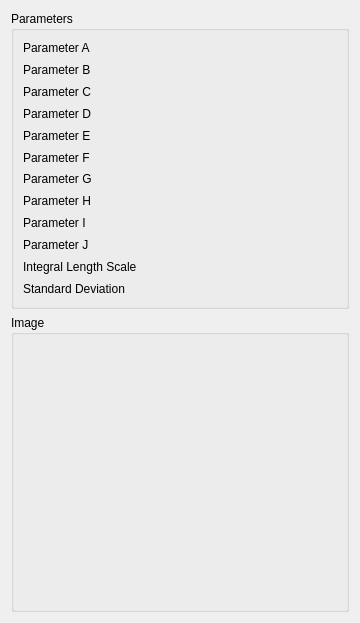
<?xml version="1.0" encoding="UTF-8"?>
<ui version="4.0">
 <class>WindLabGui::DlgGeneralizedAlongWindVonKarmanSpectrum</class>
 <widget class="QWidget" name="WindLabGui::DlgGeneralizedAlongWindVonKarmanSpectrum">
  <property name="geometry">
   <rect>
    <x>0</x>
    <y>0</y>
    <width>360</width>
    <height>623</height>
   </rect>
  </property>
  <property name="windowTitle">
   <string>Feature Parameters</string>
  </property>
  <property name="sizeGripEnabled" stdset="0">
   <bool>true</bool>
  </property>
  <layout class="QGridLayout" name="gridLayout">
   <item row="1" column="0">
    <widget class="QGroupBox" name="GroupBox5_5">
     <property name="title">
      <string>Image</string>
     </property>
     <layout class="QGridLayout" name="_6">
      <property name="leftMargin">
       <number>9</number>
      </property>
      <property name="topMargin">
       <number>9</number>
      </property>
      <property name="rightMargin">
       <number>9</number>
      </property>
      <property name="bottomMargin">
       <number>9</number>
      </property>
      <property name="spacing">
       <number>6</number>
      </property>
      <item row="1" column="0">
       <layout class="QHBoxLayout" name="horizontalLayout_9" stretch="0">
        <item>
         <widget class="QLabel" name="label_Image">
          <property name="text">
           <string/>
          </property>
         </widget>
        </item>
       </layout>
      </item>
     </layout>
    </widget>
   </item>
   <item row="0" column="0">
    <widget class="QGroupBox" name="GroupBox5_3">
     <property name="title">
      <string>Parameters</string>
     </property>
     <layout class="QGridLayout" name="_3">
      <property name="leftMargin">
       <number>9</number>
      </property>
      <property name="topMargin">
       <number>9</number>
      </property>
      <property name="rightMargin">
       <number>9</number>
      </property>
      <property name="bottomMargin">
       <number>9</number>
      </property>
      <property name="spacing">
       <number>6</number>
      </property>
      <item row="1" column="0">
       <layout class="QHBoxLayout" name="horizontalLayout" stretch="0,0">
        <item>
         <widget class="QLabel" name="label">
          <property name="text">
           <string>Parameter A</string>
          </property>
         </widget>
        </item>
        <item>
         <widget class="Gui::QuantitySpinBox" name="doubleSpinBox_ParameterA" native="true">
          <property name="keyboardTracking" stdset="0">
           <bool>false</bool>
          </property>
         </widget>
        </item>
       </layout>
      </item>
      <item row="7" column="0">
       <layout class="QHBoxLayout" name="horizontalLayout_13" stretch="0,0">
        <item>
         <widget class="QLabel" name="label_12">
          <property name="text">
           <string>Parameter G</string>
          </property>
         </widget>
        </item>
        <item>
         <widget class="Gui::QuantitySpinBox" name="doubleSpinBox_ParameterG" native="true">
          <property name="keyboardTracking" stdset="0">
           <bool>false</bool>
          </property>
         </widget>
        </item>
       </layout>
      </item>
      <item row="3" column="0">
       <layout class="QHBoxLayout" name="horizontalLayout_3" stretch="0,0">
        <item>
         <widget class="QLabel" name="label_3">
          <property name="text">
           <string>Parameter C</string>
          </property>
         </widget>
        </item>
        <item>
         <widget class="Gui::QuantitySpinBox" name="doubleSpinBox_ParameterC" native="true">
          <property name="keyboardTracking" stdset="0">
           <bool>false</bool>
          </property>
         </widget>
        </item>
       </layout>
      </item>
      <item row="5" column="0">
       <layout class="QHBoxLayout" name="horizontalLayout_4" stretch="0,0">
        <item>
         <widget class="QLabel" name="label_4">
          <property name="text">
           <string>Parameter E</string>
          </property>
         </widget>
        </item>
        <item>
         <widget class="Gui::QuantitySpinBox" name="doubleSpinBox_ParameterE" native="true">
          <property name="keyboardTracking" stdset="0">
           <bool>false</bool>
          </property>
         </widget>
        </item>
       </layout>
      </item>
      <item row="6" column="0">
       <layout class="QHBoxLayout" name="horizontalLayout_12" stretch="0,0">
        <item>
         <widget class="QLabel" name="label_11">
          <property name="text">
           <string>Parameter F</string>
          </property>
         </widget>
        </item>
        <item>
         <widget class="Gui::QuantitySpinBox" name="doubleSpinBox_ParameterF" native="true">
          <property name="keyboardTracking" stdset="0">
           <bool>false</bool>
          </property>
         </widget>
        </item>
       </layout>
      </item>
      <item row="9" column="0">
       <layout class="QHBoxLayout" name="horizontalLayout_15" stretch="0,0">
        <item>
         <widget class="QLabel" name="label_14">
          <property name="text">
           <string>Parameter I</string>
          </property>
         </widget>
        </item>
        <item>
         <widget class="Gui::QuantitySpinBox" name="doubleSpinBox_ParameterI" native="true">
          <property name="keyboardTracking" stdset="0">
           <bool>false</bool>
          </property>
         </widget>
        </item>
       </layout>
      </item>
      <item row="2" column="0">
       <layout class="QHBoxLayout" name="horizontalLayout_6" stretch="0,0">
        <item>
         <widget class="QLabel" name="label_6">
          <property name="text">
           <string>Parameter B</string>
          </property>
         </widget>
        </item>
        <item>
         <widget class="Gui::QuantitySpinBox" name="doubleSpinBox_ParameterB" native="true">
          <property name="keyboardTracking" stdset="0">
           <bool>false</bool>
          </property>
         </widget>
        </item>
       </layout>
      </item>
      <item row="4" column="0">
       <layout class="QHBoxLayout" name="horizontalLayout_2" stretch="0,0">
        <item>
         <widget class="QLabel" name="label_2">
          <property name="text">
           <string>Parameter D</string>
          </property>
         </widget>
        </item>
        <item>
         <widget class="Gui::QuantitySpinBox" name="doubleSpinBox_ParameterD" native="true">
          <property name="keyboardTracking" stdset="0">
           <bool>false</bool>
          </property>
         </widget>
        </item>
       </layout>
      </item>
      <item row="10" column="0">
       <layout class="QHBoxLayout" name="horizontalLayout_16" stretch="0,0">
        <item>
         <widget class="QLabel" name="label_15">
          <property name="text">
           <string>Parameter J</string>
          </property>
         </widget>
        </item>
        <item>
         <widget class="Gui::QuantitySpinBox" name="doubleSpinBox_ParameterJ" native="true">
          <property name="keyboardTracking" stdset="0">
           <bool>false</bool>
          </property>
         </widget>
        </item>
       </layout>
      </item>
      <item row="8" column="0">
       <layout class="QHBoxLayout" name="horizontalLayout_14" stretch="0,0">
        <item>
         <widget class="QLabel" name="label_13">
          <property name="text">
           <string>Parameter H</string>
          </property>
         </widget>
        </item>
        <item>
         <widget class="Gui::QuantitySpinBox" name="doubleSpinBox_ParameterH" native="true">
          <property name="keyboardTracking" stdset="0">
           <bool>false</bool>
          </property>
         </widget>
        </item>
       </layout>
      </item>
      <item row="11" column="0">
       <layout class="QHBoxLayout" name="horizontalLayout_17" stretch="0,0">
        <item>
         <widget class="QLabel" name="label_16">
          <property name="text">
           <string>Integral Length Scale</string>
          </property>
         </widget>
        </item>
        <item>
         <widget class="Gui::QuantitySpinBox" name="doubleSpinBox_IntegralLengthScale" native="true">
          <property name="keyboardTracking" stdset="0">
           <bool>false</bool>
          </property>
         </widget>
        </item>
       </layout>
      </item>
      <item row="12" column="0">
       <layout class="QHBoxLayout" name="horizontalLayout_18" stretch="0,0">
        <item>
         <widget class="QLabel" name="label_17">
          <property name="text">
           <string>Standard Deviation</string>
          </property>
         </widget>
        </item>
        <item>
         <widget class="Gui::QuantitySpinBox" name="doubleSpinBox_StandardDeviation" native="true">
          <property name="keyboardTracking" stdset="0">
           <bool>false</bool>
          </property>
         </widget>
        </item>
       </layout>
      </item>
     </layout>
    </widget>
   </item>
  </layout>
 </widget>
 <customwidgets>
  <customwidget>
   <class>Gui::QuantitySpinBox</class>
   <extends>QWidget</extends>
   <header>Gui/QuantitySpinBox.h</header>
  </customwidget>
 </customwidgets>
 <resources/>
 <connections/>
</ui>
